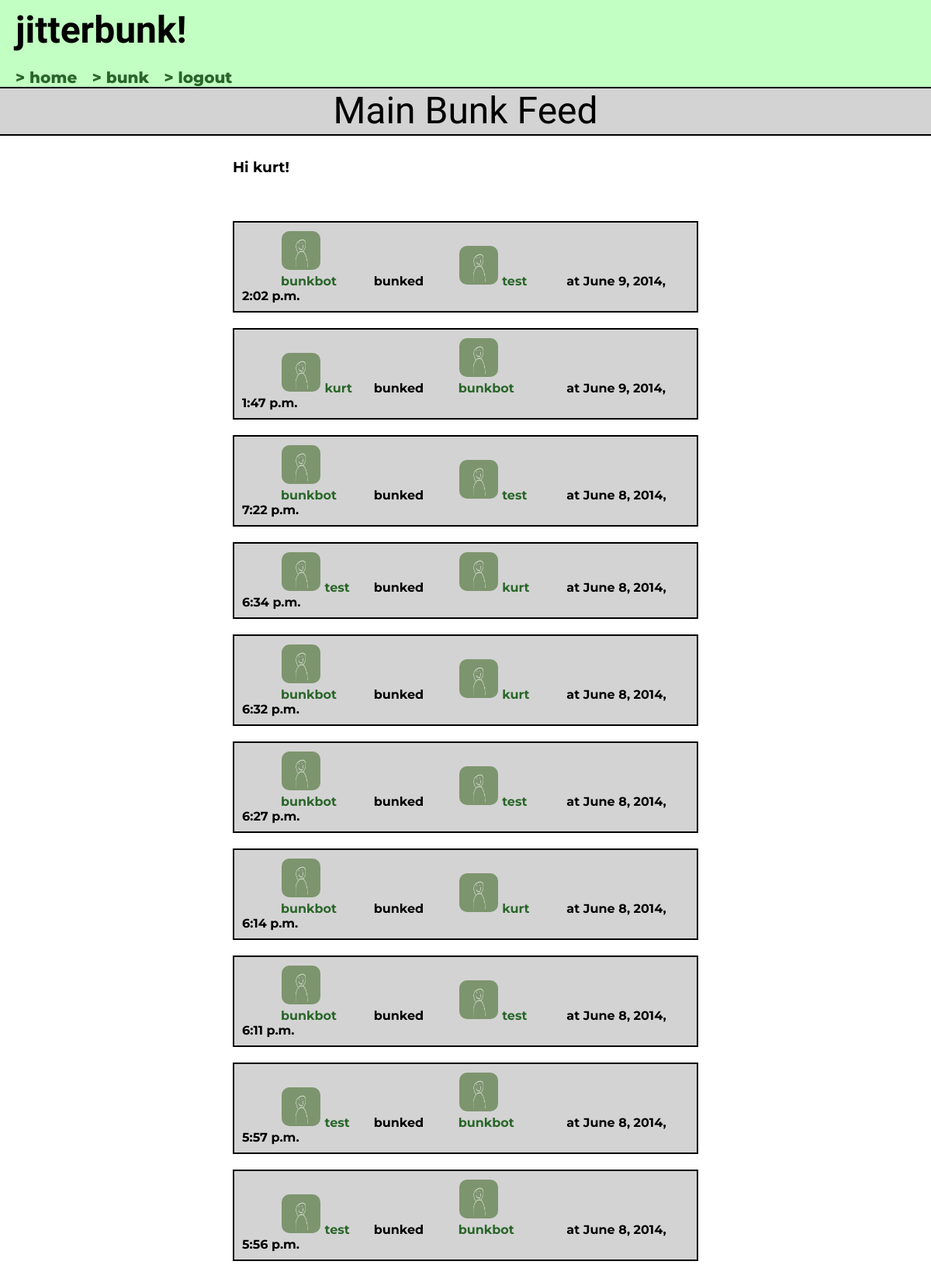
The app's page / (signed in) with its own data.
### bunk/models.py (models this page shows)
class Bunk(models.Model):
    from_user = models.ForeignKey(User, related_name='from_user')
    to_user = models.ForeignKey(User, related_name='to_user')
    time = models.DateTimeField('date bunked')

### bunk/views.py (the view)
# urls.py: url(r'^$', views.index, name='index'),
def index(request):
    num_bunks = 10
    user = request.user
    logged_in = user.is_authenticated()
    username = 'Guest! Sign in to send some bunks'
    if logged_in:
        username = user.username
    recent_bunk_list = Bunk.objects.all().order_by('-time')[:num_bunks]
    context = {'recent_bunk_list': recent_bunk_list, 'user': username,
               'logged_in': logged_in}
    return render(request, 'bunk/index.html', context)

### bunk/templates/bunk/index.html (shortened to what this page needs)
{% extends "base.html" %}
{% block content %}
  <div class="heading">
    <h1> Main Bunk Feed </h1>
  </div>
<div class="wrapper">
  <br/>
  <h3>Hi {{ user }}! </h3>
  <br/>
  <ul class="bunk_list">
  {% if recent_bunk_list %}
    {% for bunk in recent_bunk_list %}
    <div class="bunkli">
      {% load staticfiles %}
      <div class="from_user">
        <a href="/bunks/{{bunk.from_user.id}}">
        <img class="bunk-photo" src="{% static "img/filler_photo.png" %}"/>
        {{ bunk.from_user }}
        </a>
      </div>
      bunked
      <div class="to_user">
        <a href="/bunks/{{bunk.to_user.id}}">
        <img class="bunk-photo" src="{% static "img/filler_photo.png" %}"/>
        {{ bunk.to_user }}
        </a>
      </div>
      at {{ bunk.time }}
    </div>
    {% endfor %}
  </ul>
  </div>
  {% else %}
    <p>No bunks are available.</p>
  {% endif %}
{% endblock %}

### bunk/static/bunk/style.css (style rules this page uses)
body { font-family: 'Montserrat', sans-serif; font-weight: bold; margin: 0; }
.wrapper { margin: 10px auto; width: 50%; padding: 0 50px 50px 50px; }
a { text-decoration: none; color: #296629; }
img { max-width: 100%; }
h3 { margin: 0 0 1em 0; }
h1 { margin: 0 0 1em 0; }
.heading { margin: 0 auto; width: 100%; border-top: 2px solid black; border-bottom: 2px solid black; }
.heading h1 { text-align: center; background-color: #d3d3d3; padding: 10px; }
h1 { font-family: 'Oxygen', sans-serif; margin: 0; font-size: 3em; font-weight: lighter; line-height: 0.8em; }
.bunk_list { margin: 0; padding: 20px 0; }
.bunkli { background-color: #d3d3d3; padding: 10px; border: 2px solid black; margin: 0 0 20px 0; }
.bunk-photo { display: inline-block; max-width: 50px; height: 50px; width: 50px; margin: 1px; border-radius: 10px; }
.from_user { width: 20%; margin-left: 50px; display: inline-block; }
.to_user { width: 20%; margin-left: 40px; margin-right: 20px; display: inline-block; }
a, a:visited { color: #296629; }

### records on screen
Bunk: from_user "bunkbot", to_user "test", time "June 9, 2014, 2:02 p.m."
Bunk: from_user "kurt", to_user "bunkbot", time "June 9, 2014, 1:47 p.m."
Bunk: from_user "bunkbot", to_user "test", time "June 8, 2014, 7:22 p.m."
Bunk: from_user "test", to_user "kurt", time "June 8, 2014, 6:34 p.m."
Bunk: from_user "bunkbot", to_user "kurt", time "June 8, 2014, 6:32 p.m."
Bunk: from_user "bunkbot", to_user "test", time "June 8, 2014, 6:27 p.m."
Bunk: from_user "bunkbot", to_user "kurt", time "June 8, 2014, 6:14 p.m."
Bunk: from_user "bunkbot", to_user "test", time "June 8, 2014, 6:11 p.m."
Bunk: from_user "test", to_user "bunkbot", time "June 8, 2014, 5:57 p.m."
Bunk: from_user "test", to_user "bunkbot", time "June 8, 2014, 5:56 p.m."

### other values on screen
{{ user }} "kurt"
